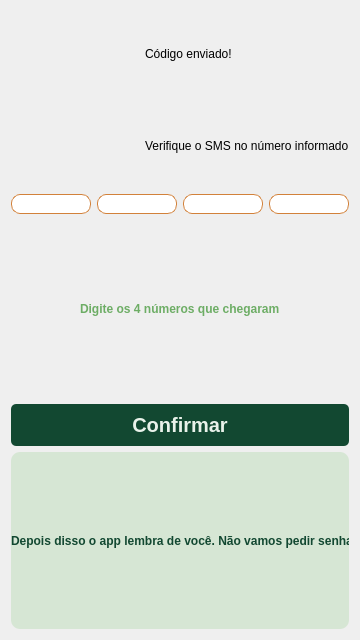
<?xml version="1.0" encoding="UTF-8"?>
<ui version="4.0">
 <class>Form</class>
 <widget class="QWidget" name="Form">
  <property name="geometry">
   <rect>
    <x>0</x>
    <y>0</y>
    <width>360</width>
    <height>640</height>
   </rect>
  </property>
  <property name="minimumSize">
   <size>
    <width>360</width>
    <height>640</height>
   </size>
  </property>
  <property name="maximumSize">
   <size>
    <width>360</width>
    <height>640</height>
   </size>
  </property>
  <property name="windowTitle">
   <string>Form</string>
  </property>
  <property name="styleSheet">
   <string notr="true">QLabel{
	font-family: &quot;Roboto Flex&quot;;
}

QPushButton{
	background-color:#124831;
	color:#E9F2EA;
	font-family:&quot;Roboto Flex&quot;;
	font-weight:600;
	font-size:20px;
	border-radius:5px;
	padding:9px;
}

QPushButton:hover{
	background-color:#003619;
}

QLineEdit{
	border: 1px solid #D2813A;
	color: #1E1E1E;
	background-color: #FFFFFF;
	border-radius: 9px;
	font-size: 14px;
}

QLabel#welcome_label{
	font-family:&quot;Roboto Flex&quot;;
	font-weight:600;
	font-size:48px;
	color:#124831;
}

QLabel#question_label{
	font-family:&quot;Roboto Flex&quot;;
	font-weight:600;
	font-size:20px;
	color: #1E1E1E;
}

QLabel#code_label{
	font-family:&quot;Roboto Flex&quot;;
	font-weight:500;
	font-size:12px;
	color: #7C5A3C;
}

QLabel#phone_number_label{
	font-weight:800;
	color: #6DAD65;
}

QLabel#message_label{
	font-family:&quot;Roboto Flex&quot;;
	font-weight:600;
	font-size:12px;
	color:#124831;
	background-color:#D6E6D4;
	border-radius:9px;
}</string>
  </property>
  <layout class="QVBoxLayout" name="verticalLayout_2">
   <item>
    <layout class="QVBoxLayout" name="verticalLayout">
     <item>
      <layout class="QHBoxLayout" name="horizontalLayout">
       <item>
        <widget class="QLabel" name="message_logo">
         <property name="text">
          <string/>
         </property>
         <property name="textFormat">
          <enum>Qt::TextFormat::AutoText</enum>
         </property>
         <property name="pixmap">
          <pixmap>images/message-icon.png</pixmap>
         </property>
        </widget>
       </item>
       <item>
        <layout class="QVBoxLayout" name="verticalLayout_5">
         <item>
          <widget class="QLabel" name="code_sent_label">
           <property name="text">
            <string>Código enviado!</string>
           </property>
          </widget>
         </item>
         <item>
          <widget class="QLabel" name="verify_label">
           <property name="text">
            <string>Verifique o SMS no número informado</string>
           </property>
          </widget>
         </item>
        </layout>
       </item>
      </layout>
     </item>
     <item>
      <layout class="QHBoxLayout" name="horizontalLayout_2">
       <item>
        <widget class="QLineEdit" name="code_lineedit1"/>
       </item>
       <item>
        <widget class="QLineEdit" name="code_lineedit2"/>
       </item>
       <item>
        <widget class="QLineEdit" name="code_lineedit3"/>
       </item>
       <item>
        <widget class="QLineEdit" name="code_lineedit4"/>
       </item>
      </layout>
     </item>
     <item alignment="Qt::AlignmentFlag::AlignHCenter">
      <widget class="QLabel" name="phone_number_label">
       <property name="text">
        <string>Digite os 4 números que chegaram</string>
       </property>
      </widget>
     </item>
     <item>
      <widget class="QPushButton" name="confirm_button">
       <property name="text">
        <string>Confirmar</string>
       </property>
       <property name="icon">
        <iconset>
         <normaloff>images/okay-icon.png</normaloff>images/okay-icon.png</iconset>
       </property>
      </widget>
     </item>
     <item alignment="Qt::AlignmentFlag::AlignHCenter">
      <widget class="QLabel" name="message_label">
       <property name="text">
        <string>Depois disso o app lembra de você. Não vamos pedir senha.</string>
       </property>
       <property name="textFormat">
        <enum>Qt::TextFormat::AutoText</enum>
       </property>
       <property name="scaledContents">
        <bool>false</bool>
       </property>
      </widget>
     </item>
    </layout>
   </item>
  </layout>
 </widget>
 <resources/>
 <connections/>
</ui>
